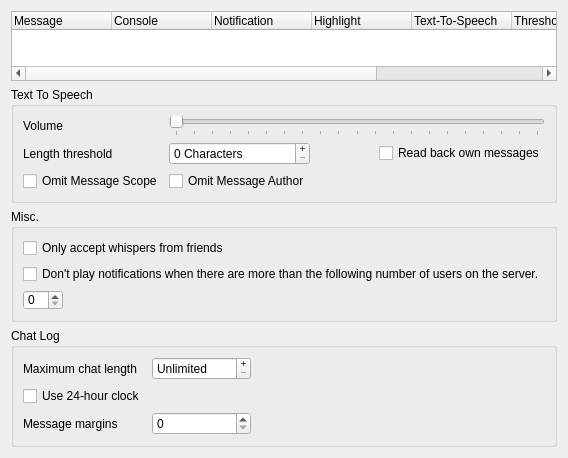
<?xml version="1.0" encoding="UTF-8"?>
<ui version="4.0">
 <class>LogConfig</class>
 <widget class="QWidget" name="LogConfig">
  <property name="geometry">
   <rect>
    <x>0</x>
    <y>0</y>
    <width>554</width>
    <height>414</height>
   </rect>
  </property>
  <property name="windowTitle">
   <string>Messages</string>
  </property>
  <layout class="QVBoxLayout">
   <item>
    <widget class="QTreeWidget" name="qtwMessages">
     <property name="alternatingRowColors">
      <bool>true</bool>
     </property>
     <property name="selectionMode">
      <enum>QAbstractItemView::SingleSelection</enum>
     </property>
     <property name="rootIsDecorated">
      <bool>false</bool>
     </property>
     <property name="uniformRowHeights">
      <bool>true</bool>
     </property>
     <property name="itemsExpandable">
      <bool>false</bool>
     </property>
     <column>
      <property name="text">
       <string>Message</string>
      </property>
     </column>
     <column>
      <property name="text">
       <string>Console</string>
      </property>
     </column>
     <column>
      <property name="text">
       <string>Notification</string>
      </property>
     </column>
     <column>
      <property name="text">
       <string>Highlight</string>
      </property>
     </column>
     <column>
      <property name="text">
       <string>Text-To-Speech</string>
      </property>
     </column>
     <column>
      <property name="text">
       <string>Threshold</string>
      </property>
     </column>
     <column>
      <property name="text">
       <string>Path</string>
      </property>
     </column>
     <column>
      <property name="text">
       <string>Soundfile</string>
      </property>
     </column>
    </widget>
   </item>
   <item>
    <widget class="QGroupBox" name="qgbTTS">
     <property name="title">
      <string>Text To Speech</string>
     </property>
     <layout class="QGridLayout">
      <item row="0" column="0">
       <widget class="QLabel" name="qlVolume">
        <property name="text">
         <string>Volume</string>
        </property>
        <property name="buddy">
         <cstring>qsVolume</cstring>
        </property>
       </widget>
      </item>
      <item row="0" column="1" colspan="3">
       <widget class="QSlider" name="qsVolume">
        <property name="toolTip">
         <string>Volume of Text-To-Speech Engine</string>
        </property>
        <property name="whatsThis">
         <string>&lt;b&gt;This is the volume used for the speech synthesis.&lt;/b&gt;</string>
        </property>
        <property name="maximum">
         <number>100</number>
        </property>
        <property name="singleStep">
         <number>5</number>
        </property>
        <property name="pageStep">
         <number>20</number>
        </property>
        <property name="orientation">
         <enum>Qt::Horizontal</enum>
        </property>
        <property name="tickPosition">
         <enum>QSlider::TicksBelow</enum>
        </property>
        <property name="tickInterval">
         <number>5</number>
        </property>
       </widget>
      </item>
      <item row="1" column="0">
       <widget class="QLabel" name="qlThreshold">
        <property name="text">
         <string>Length threshold</string>
        </property>
        <property name="buddy">
         <cstring>qsbThreshold</cstring>
        </property>
       </widget>
      </item>
      <item row="1" column="1">
       <widget class="QSpinBox" name="qsbThreshold">
        <property name="toolTip">
         <string>Message length threshold for Text-To-Speech Engine</string>
        </property>
        <property name="whatsThis">
         <string>&lt;b&gt;This is the length threshold used for the Text-To-Speech Engine.&lt;/b&gt;&lt;br /&gt;Messages longer than this limit will not be read aloud in their full length.</string>
        </property>
        <property name="buttonSymbols">
         <enum>QAbstractSpinBox::PlusMinus</enum>
        </property>
        <property name="suffix">
         <string> Characters</string>
        </property>
        <property name="maximum">
         <number>5000</number>
        </property>
        <property name="singleStep">
         <number>10</number>
        </property>
       </widget>
      </item>
      <item row="1" column="3">
       <widget class="QCheckBox" name="qcbReadBackOwn">
        <property name="toolTip">
         <string>If enabled text messages you send will be read back to you with TTS</string>
        </property>
        <property name="text">
         <string>Read back own messages</string>
        </property>
       </widget>
      </item>
      <item row="2" column="0">
       <widget class="QCheckBox" name="qcbNoScope">
        <property name="toolTip">
         <string>If enabled, TTS will not dictate the message scope.</string>
        </property>
        <property name="text">
         <string>Omit Message Scope</string>
        </property>
       </widget>
      </item>
      <item row="2" column="1">
       <widget class="QCheckBox" name="qcbNoAuthor">
        <property name="toolTip">
         <string>If enabled, TTS will not dictate the message author.</string>
        </property>
        <property name="text">
         <string>Omit Message Author</string>
        </property>
       </widget>
      </item>
     </layout>
    </widget>
   </item>
   <item>
    <widget class="QGroupBox" name="qgbMisc">
     <property name="title">
      <string>Misc.</string>
     </property>
     <layout class="QVBoxLayout" name="verticalLayout">
      <item>
       <widget class="QCheckBox" name="qcbWhisperFriends">
        <property name="toolTip">
         <string>If checked you will only hear whispers from users you added to your friend list.</string>
        </property>
        <property name="text">
         <string>Only accept whispers from friends</string>
        </property>
       </widget>
      </item>
      <item>
       <widget class="QCheckBox" name="qcbMessageThreshold">
        <property name="toolTip">
         <string>If checked, notifications will not be played when more than the defined number of users are active on the server.</string>
        </property>
        <property name="text">
         <string>Don't play notifications when there are more than the following number of users on the server.</string>
        </property>
       </widget>
      </item>
      <item>
       <widget class="QSpinBox" name="qsbMessageThresholdUsers">
        <property name="maximumSize">
         <size>
          <width>40</width>
          <height>20</height>
         </size>
        </property>
        <property name="toolTip">
         <string>Number of users that will trigger thresholding functionality.</string>
        </property>
        <property name="frame">
         <bool>true</bool>
        </property>
       </widget>
      </item>
     </layout>
    </widget>
   </item>
   <item>
    <widget class="QGroupBox" name="qgbMaxBlocks">
     <property name="title">
      <string>Chat Log</string>
     </property>
     <layout class="QGridLayout" name="_2">
      <item row="1" column="0">
       <widget class="QCheckBox" name="qcb24HourClock">
        <property name="toolTip">
         <string>If checked the time at the beginning of a message will be displayed in the 24-hour format.

The setting only applies for new messages, the already shown ones will retain the previous time format.</string>
        </property>
        <property name="text">
         <string>Use 24-hour clock</string>
        </property>
       </widget>
      </item>
      <item row="0" column="1">
       <widget class="QSpinBox" name="qsbMaxBlocks">
        <property name="buttonSymbols">
         <enum>QAbstractSpinBox::PlusMinus</enum>
        </property>
        <property name="specialValueText">
         <string>Unlimited</string>
        </property>
        <property name="suffix">
         <string> Lines</string>
        </property>
        <property name="maximum">
         <number>1000000</number>
        </property>
        <property name="singleStep">
         <number>100</number>
        </property>
       </widget>
      </item>
      <item row="0" column="0">
       <widget class="QLabel" name="qlMaxBlocks">
        <property name="text">
         <string>Maximum chat length</string>
        </property>
       </widget>
      </item>
      <item row="0" column="2">
       <spacer name="horizontalSpacer">
        <property name="orientation">
         <enum>Qt::Horizontal</enum>
        </property>
        <property name="sizeHint" stdset="0">
         <size>
          <width>8</width>
          <height>16</height>
         </size>
        </property>
       </spacer>
      </item>
      <item row="2" column="0">
       <widget class="QLabel" name="qlChatMessageMargins">
        <property name="toolTip">
         <string>How far individual messages are spaced out from one another.</string>
        </property>
        <property name="text">
         <string>Message margins</string>
        </property>
       </widget>
      </item>
      <item row="2" column="1">
       <widget class="QSpinBox" name="qsbChatMessageMargins">
        <property name="toolTip">
         <string>How far individual messages are spaced out from one another.</string>
        </property>
        <property name="frame">
         <bool>true</bool>
        </property>
       </widget>
      </item>
     </layout>
    </widget>
   </item>
  </layout>
 </widget>
 <resources/>
 <connections/>
</ui>
